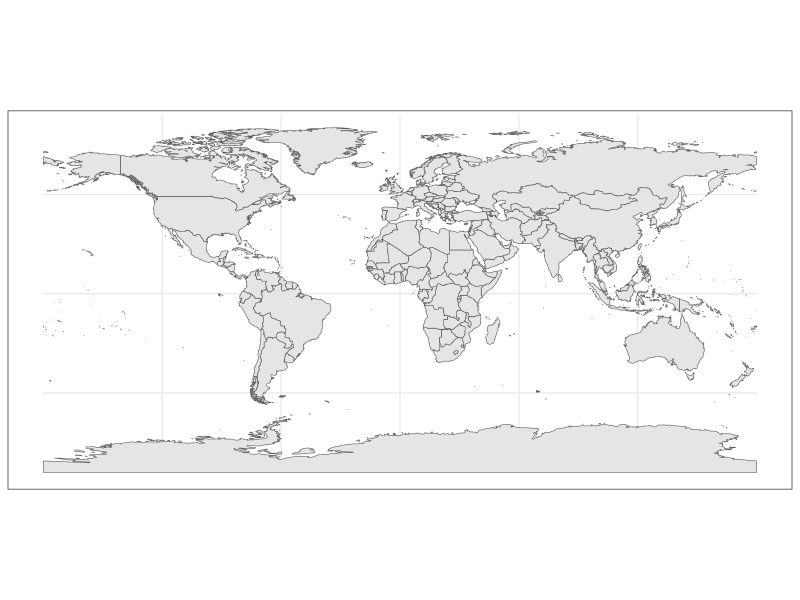
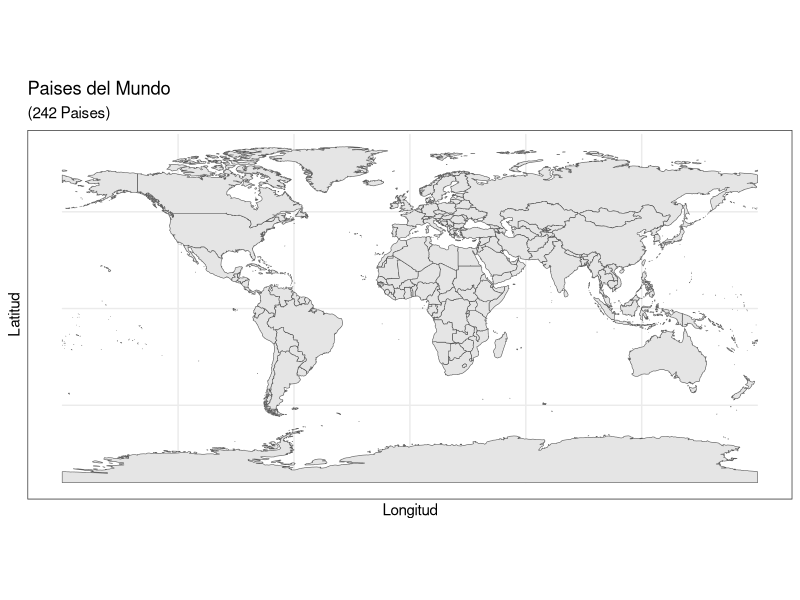
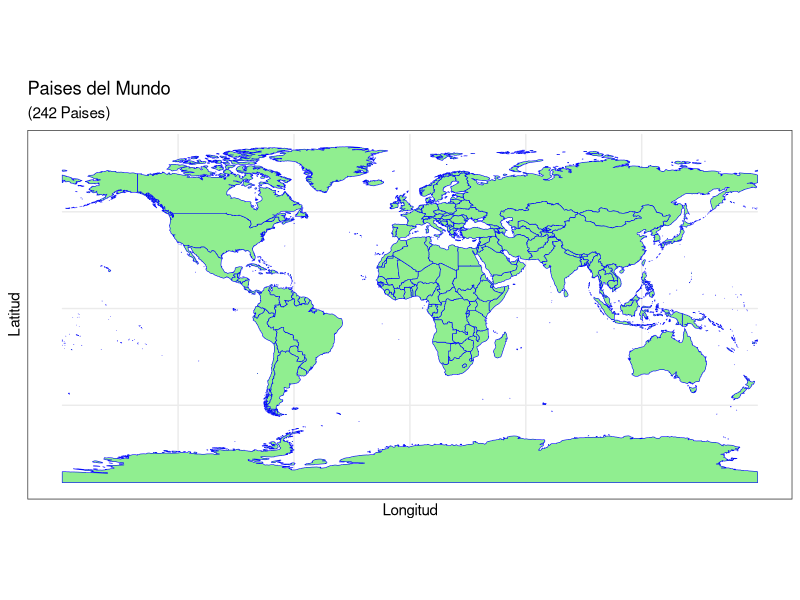
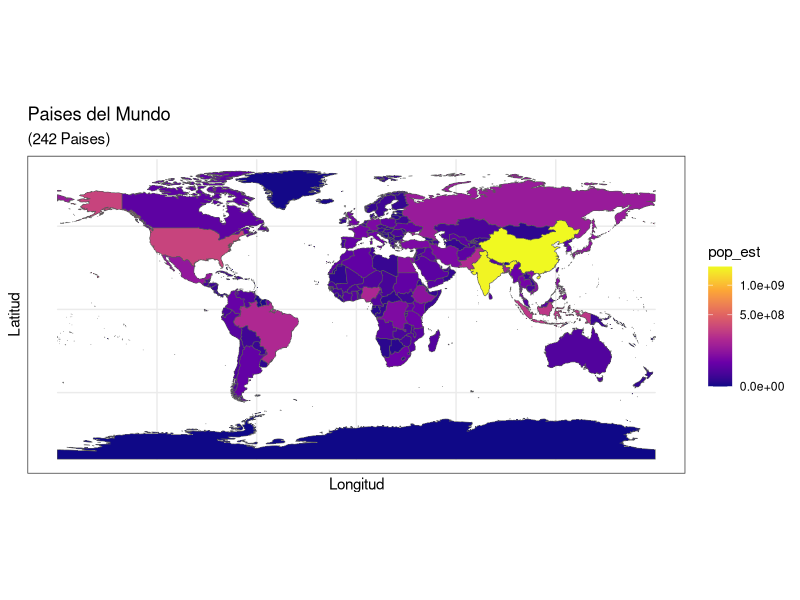
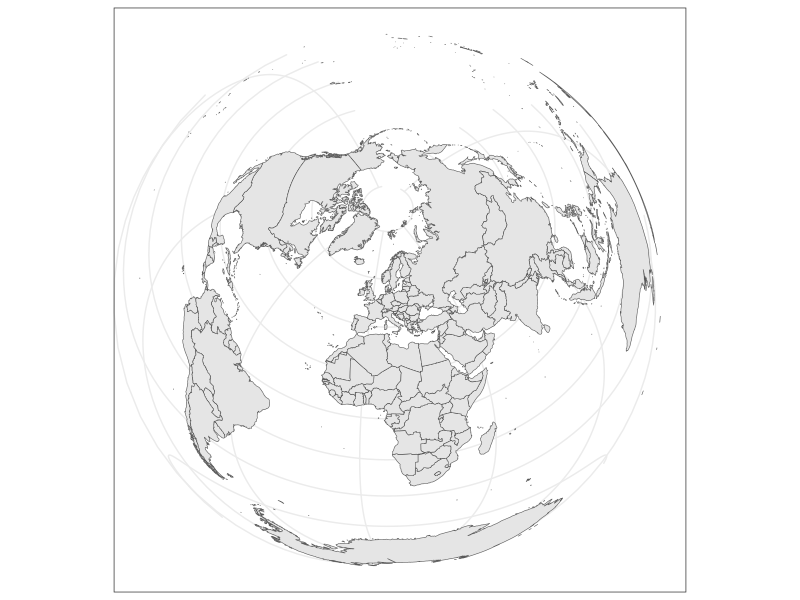
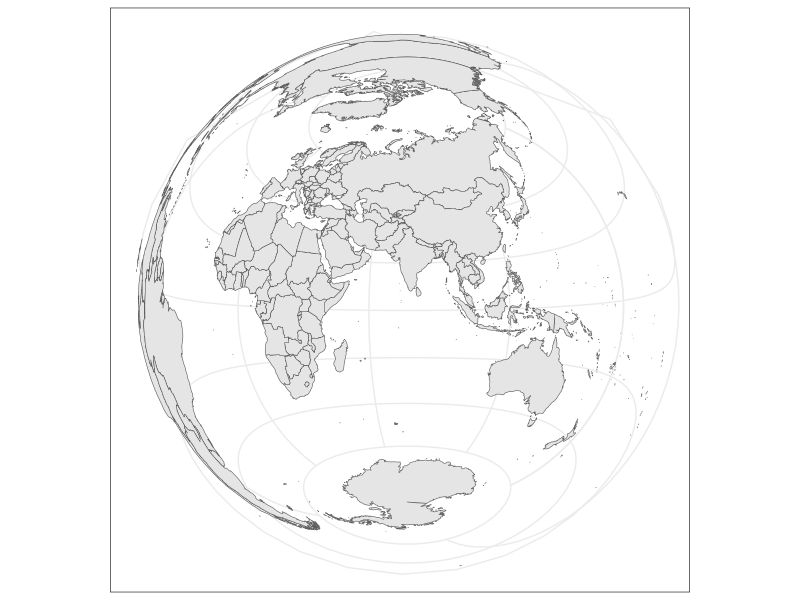
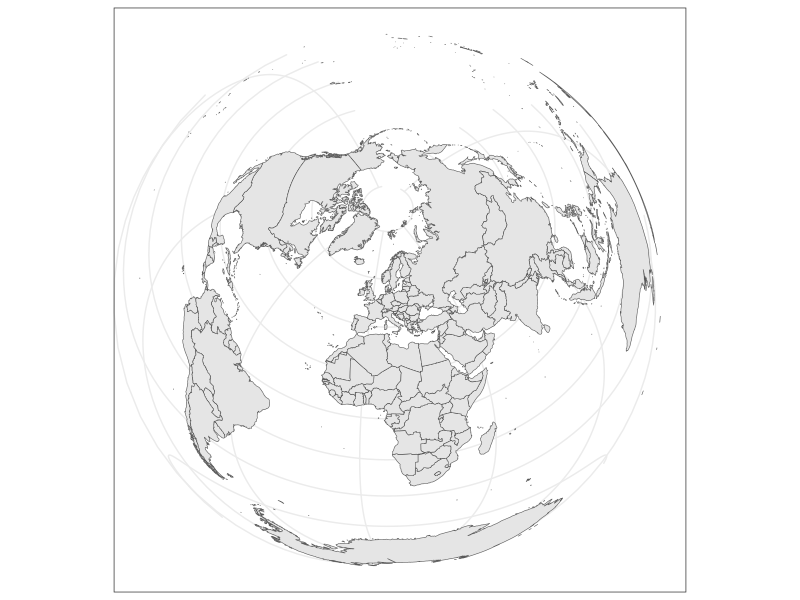
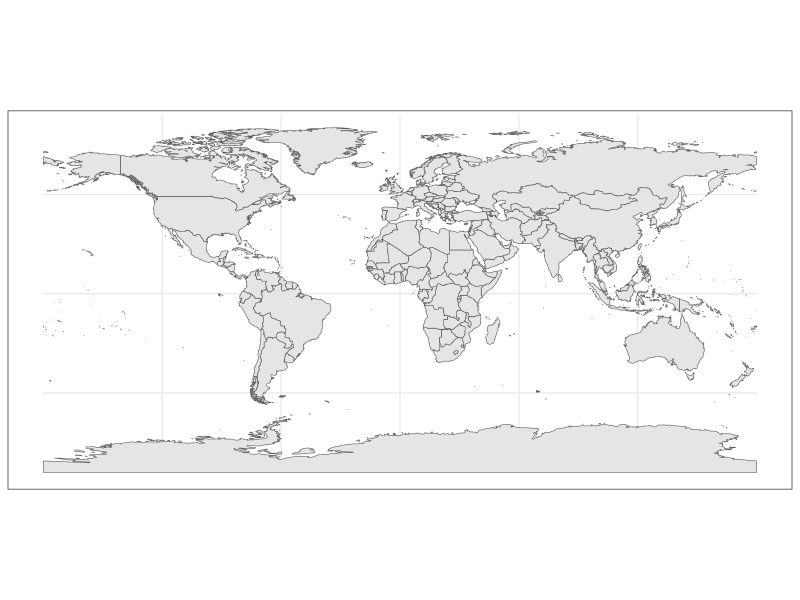

Write R code to recreate these figures, in order.
## ---- chunk 1
knitr::opts_chunk$set(echo = TRUE)
## ---- chunk 2
library(ggplot2)
library(rnaturalearth)
library(rnaturalearthdata)
library(sp)
library(raster)
theme_set(theme_bw()) ##?theme_bw

elMundo <- ne_countries(scale = "medium", returnclass = "sf") #Retorna poligonos de cada país del mundo, la escala media es de 1:50, la escala larga de 1:10 y la escala pequeña de 1:110. La clase de retorno puede ser sp o sf para datos espaciales

str(elMundo)

#Ahora grafiquemos nuestro mapa 

ggplot(data = elMundo) + geom_sf()

#Decoremos nuestro mapa

ggplot(data = elMundo) + geom_sf() + xlab("Longitud") + ylab("Latitud") +
  ggtitle("Paises del Mundo", subtitle = paste0("(", length(unique(elMundo$name)), " Paises)"))

#Asignemosle colores

ggplot(data = elMundo) + geom_sf(color="blue", fill = "lightgreen") + xlab("Longitud") + ylab("Latitud") +
  ggtitle("Paises del Mundo", subtitle = paste0("(", length(unique(elMundo$name)), " Paises)"))

ggplot(data = elMundo) + geom_sf(aes(fill = pop_est)) + # pop_est es una de las variables contenidas en el dataset "elMundo"
  scale_fill_viridis_c(option = "plasma", trans = "sqrt")+ #plasma es la variante de colores y sqrt la raíz de la población
  xlab("Longitud") + ylab("Latitud") +
  ggtitle("Paises del Mundo", subtitle = paste0("(", length(unique(elMundo$name)), " Paises)"))
## ---- chunk 3
ggplot(data = elMundo) +
    geom_sf() +
    coord_sf(crs = "+proj=laea +lat_0=52 +lon_0=10 +x_0=4321000 +y_0=3210000 +ellps=GRS80 +units=m +no_defs")

#+proj=laea: es el tipo de proyección que se está utilizando, en este caso, Lambert Azimuthal Equal Area (LAEA).
#+lat_0=52: es el paralelo de origen en grados, que es la latitud en la que el plano del mapa toca la esfera terrestre.
#+lon_0=10: es el meridiano central en grados, que es la longitud en la que el plano del mapa toca la esfera terrestre.
#+x_0=4321000 y +y_0=3210000:son los falsos este y norte respectivamente. Son las coordenadas en el sistema de proyección que corresponden a la latitud y longitud de origen.
#+ellps=GRS80:es el elipsoide de referencia que se está utilizando.
#+units=m: es la unidad de medida utilizada en el sistema de proyección6.
#+no_defs: este argumento se utiliza para suprimir la carga de las definiciones de elipsoide y datum por defecto


# Cambiemos la longitud y latitud en la que el plano del mapa toca la esfera en 76,3

ggplot(data = elMundo) +
    geom_sf() +
    coord_sf(crs = "+proj=laea +lat_0=3 +lon_0=76 +ellps=GRS80 +units=m +no_defs") 


## ---- chunk 4

#epsg 3035
#+proj=laea +lat_0=52 +lon_0=10 +x_0=4321000 +y_0=3210000 +ellps=GRS80 +units=m +no_defs
#https://spatialreference.org/ref/epsg/3035/

ggplot(data = elMundo) +
    geom_sf() +
    coord_sf(crs = "+init=epsg:3035")

#epsg 4326
#+proj=longlat +ellps=WGS84 +datum=WGS84 +no_defs 
#https://spatialreference.org/ref/epsg/4326/
ggplot(data = elMundo) +
    geom_sf() +
    coord_sf(crs = "+init=epsg:4326")
